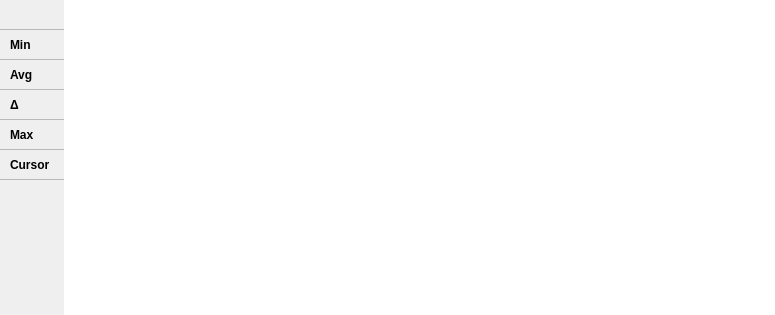
<?xml version="1.0" encoding="UTF-8"?>
<ui version="4.0">
 <class>ControlPanel</class>
 <widget class="QWidget" name="ControlPanel">
  <property name="geometry">
   <rect>
    <x>0</x>
    <y>0</y>
    <width>775</width>
    <height>315</height>
   </rect>
  </property>
  <property name="sizePolicy">
   <sizepolicy hsizetype="Preferred" vsizetype="Maximum">
    <horstretch>0</horstretch>
    <verstretch>0</verstretch>
   </sizepolicy>
  </property>
  <property name="windowTitle">
   <string>Form</string>
  </property>
  <layout class="QVBoxLayout" name="verticalLayout">
   <property name="spacing">
    <number>0</number>
   </property>
   <property name="leftMargin">
    <number>0</number>
   </property>
   <property name="topMargin">
    <number>0</number>
   </property>
   <property name="rightMargin">
    <number>0</number>
   </property>
   <property name="bottomMargin">
    <number>0</number>
   </property>
   <item>
    <widget class="QTableWidget" name="tableWidget">
     <property name="styleSheet">
      <string notr="true">QTableWidget {
    border: none;
}

QTableWidget::item {
    padding: 0px 0px;
    border: none;
    border-bottom: 1px solid palette(mid);
}

QHeaderView::section {
    padding: 5px 10px;
    border: none;
    border-bottom: 1px solid palette(mid);
    font-weight: bold;
}</string>
     </property>
     <property name="columnCount">
      <number>0</number>
     </property>
     <row>
      <property name="text">
       <string/>
      </property>
     </row>
     <row>
      <property name="text">
       <string>Min</string>
      </property>
     </row>
     <row>
      <property name="text">
       <string>Avg</string>
      </property>
     </row>
     <row>
      <property name="text">
       <string>Δ</string>
      </property>
     </row>
     <row>
      <property name="text">
       <string>Max</string>
      </property>
     </row>
     <row>
      <property name="text">
       <string>Cursor</string>
      </property>
     </row>
    </widget>
   </item>
  </layout>
 </widget>
 <resources/>
 <connections/>
</ui>
